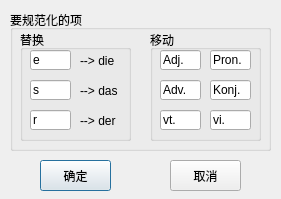
<?xml version="1.0" encoding="UTF-8"?>
<ui version="4.0">
 <class>StandardDialog</class>
 <widget class="QDialog" name="StandardDialog">
  <property name="geometry">
   <rect>
    <x>0</x>
    <y>0</y>
    <width>281</width>
    <height>199</height>
   </rect>
  </property>
  <property name="windowTitle">
   <string>规范化词库</string>
  </property>
  <property name="windowIcon">
   <iconset resource="rc.qrc">
    <normaloff>:/new/prefix1/rc/action/Tool.ico</normaloff>:/new/prefix1/rc/action/Tool.ico</iconset>
  </property>
  <widget class="QGroupBox" name="StandardGroupBox">
   <property name="geometry">
    <rect>
     <x>10</x>
     <y>10</y>
     <width>261</width>
     <height>141</height>
    </rect>
   </property>
   <property name="title">
    <string>要规范化的项</string>
   </property>
   <widget class="QGroupBox" name="ReplaceGroupBox">
    <property name="geometry">
     <rect>
      <x>10</x>
      <y>20</y>
      <width>111</width>
      <height>111</height>
     </rect>
    </property>
    <property name="title">
     <string>替换</string>
    </property>
    <widget class="QLineEdit" name="DerEdit">
     <property name="geometry">
      <rect>
       <x>10</x>
       <y>80</y>
       <width>41</width>
       <height>20</height>
      </rect>
     </property>
     <property name="text">
      <string>r</string>
     </property>
    </widget>
    <widget class="QLabel" name="DerLabel">
     <property name="geometry">
      <rect>
       <x>60</x>
       <y>80</y>
       <width>54</width>
       <height>21</height>
      </rect>
     </property>
     <property name="text">
      <string>--&gt; der</string>
     </property>
    </widget>
    <widget class="QLineEdit" name="DasEdit">
     <property name="geometry">
      <rect>
       <x>10</x>
       <y>50</y>
       <width>41</width>
       <height>20</height>
      </rect>
     </property>
     <property name="text">
      <string>s</string>
     </property>
    </widget>
    <widget class="QLabel" name="DasLabel">
     <property name="geometry">
      <rect>
       <x>60</x>
       <y>50</y>
       <width>54</width>
       <height>21</height>
      </rect>
     </property>
     <property name="text">
      <string>--&gt; das</string>
     </property>
    </widget>
    <widget class="QLineEdit" name="DieEdit">
     <property name="geometry">
      <rect>
       <x>10</x>
       <y>20</y>
       <width>41</width>
       <height>20</height>
      </rect>
     </property>
     <property name="text">
      <string>e</string>
     </property>
    </widget>
    <widget class="QLabel" name="DieLabel">
     <property name="geometry">
      <rect>
       <x>60</x>
       <y>20</y>
       <width>51</width>
       <height>21</height>
      </rect>
     </property>
     <property name="text">
      <string>--&gt; die</string>
     </property>
    </widget>
   </widget>
   <widget class="QGroupBox" name="MoveGroupBox">
    <property name="geometry">
     <rect>
      <x>140</x>
      <y>20</y>
      <width>111</width>
      <height>111</height>
     </rect>
    </property>
    <property name="title">
     <string>移动</string>
    </property>
    <widget class="QLineEdit" name="AdjEdit">
     <property name="geometry">
      <rect>
       <x>10</x>
       <y>20</y>
       <width>41</width>
       <height>20</height>
      </rect>
     </property>
     <property name="text">
      <string>Adj.</string>
     </property>
    </widget>
    <widget class="QLineEdit" name="AdvEdit">
     <property name="geometry">
      <rect>
       <x>10</x>
       <y>50</y>
       <width>41</width>
       <height>20</height>
      </rect>
     </property>
     <property name="text">
      <string>Adv.</string>
     </property>
    </widget>
    <widget class="QLineEdit" name="VtEdit">
     <property name="geometry">
      <rect>
       <x>10</x>
       <y>80</y>
       <width>41</width>
       <height>20</height>
      </rect>
     </property>
     <property name="text">
      <string>vt.</string>
     </property>
    </widget>
    <widget class="QLineEdit" name="ViEdit">
     <property name="geometry">
      <rect>
       <x>60</x>
       <y>80</y>
       <width>41</width>
       <height>20</height>
      </rect>
     </property>
     <property name="text">
      <string>vi.</string>
     </property>
    </widget>
    <widget class="QLineEdit" name="KonjEdit">
     <property name="geometry">
      <rect>
       <x>60</x>
       <y>50</y>
       <width>41</width>
       <height>20</height>
      </rect>
     </property>
     <property name="text">
      <string>Konj.</string>
     </property>
    </widget>
    <widget class="QLineEdit" name="PronEdit">
     <property name="geometry">
      <rect>
       <x>60</x>
       <y>20</y>
       <width>41</width>
       <height>20</height>
      </rect>
     </property>
     <property name="text">
      <string>Pron.</string>
     </property>
    </widget>
   </widget>
  </widget>
  <widget class="QPushButton" name="AcceptButton">
   <property name="geometry">
    <rect>
     <x>40</x>
     <y>160</y>
     <width>71</width>
     <height>31</height>
    </rect>
   </property>
   <property name="text">
    <string>确定</string>
   </property>
   <property name="icon">
    <iconset resource="rc.qrc">
     <normaloff>:/new/prefix1/rc/action/Ok.ico</normaloff>:/new/prefix1/rc/action/Ok.ico</iconset>
   </property>
  </widget>
  <widget class="QPushButton" name="QuitButton">
   <property name="geometry">
    <rect>
     <x>170</x>
     <y>160</y>
     <width>71</width>
     <height>31</height>
    </rect>
   </property>
   <property name="text">
    <string>取消</string>
   </property>
   <property name="icon">
    <iconset resource="rc.qrc">
     <normaloff>:/new/prefix1/rc/action/Cancel.ico</normaloff>:/new/prefix1/rc/action/Cancel.ico</iconset>
   </property>
  </widget>
 </widget>
 <resources>
  <include location="rc.qrc"/>
 </resources>
 <connections/>
</ui>
